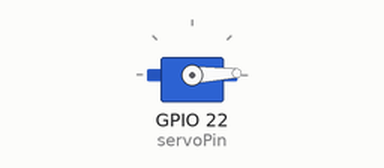
Bench run of a sketch on a simulated ESP32. Shown: servo. What the sketch prints to the serial monitor is not drawn.

Above: at 0.05 s.
At 1.15 s:
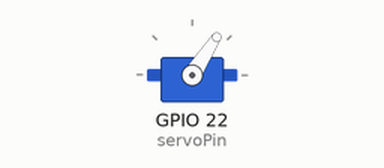
At 2.25 s:
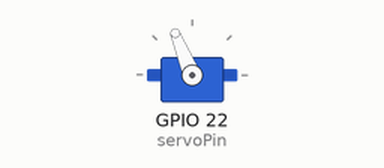
At 4.45 s:
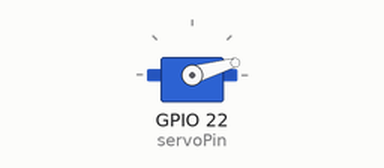
Timing chart, 0 to 5.9 s (numbered marks = the images above):
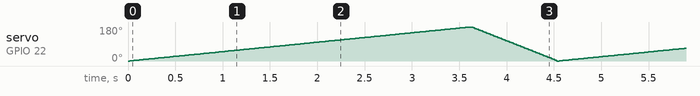

The sketch:

MotorServo.ino
```cpp
#include <ESP32Servo.h>

int servoPin = 22;

Servo servo1;

void setup() {
  // put your setup code here, to run once:
  Serial.begin(9600);
  servo1.attach(servoPin);
  servo1.write(0);
}

void loop() {
// put your main code here, to run repeatedly:
for(int i = 0; i <= 180; i++) {
  servo1.write(i);
  Serial.println(i);
  delay(20);
}

for(int i = 180; i >= 0; i--) {
  servo1.write(i);
  Serial.println(i);
  delay(5);
}
}
```
